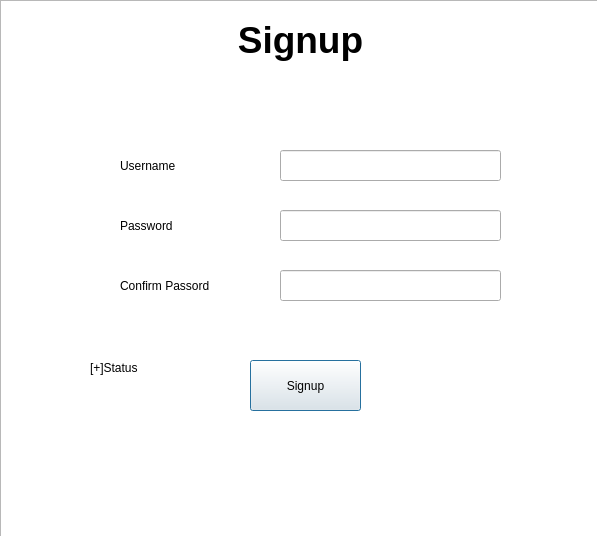
<?xml version="1.0" encoding="UTF-8"?>
<ui version="4.0">
 <class>signup</class>
 <widget class="QDialog" name="signup">
  <property name="geometry">
   <rect>
    <x>0</x>
    <y>0</y>
    <width>597</width>
    <height>536</height>
   </rect>
  </property>
  <property name="windowTitle">
   <string>Dialog</string>
  </property>
  <widget class="QTextEdit" name="textEdit">
   <property name="geometry">
    <rect>
     <x>0</x>
     <y>0</y>
     <width>601</width>
     <height>541</height>
    </rect>
   </property>
   <property name="html">
    <string>&lt;!DOCTYPE HTML PUBLIC &quot;-//W3C//DTD HTML 4.0//EN&quot; &quot;http://www.w3.org/TR/REC-html40/strict.dtd&quot;&gt;
&lt;html&gt;&lt;head&gt;&lt;meta name=&quot;qrichtext&quot; content=&quot;1&quot; /&gt;&lt;meta charset=&quot;utf-8&quot; /&gt;&lt;style type=&quot;text/css&quot;&gt;
p, li { white-space: pre-wrap; }
hr { height: 1px; border-width: 0; }
li.unchecked::marker { content: &quot;\2610&quot;; }
li.checked::marker { content: &quot;\2612&quot;; }
&lt;/style&gt;&lt;/head&gt;&lt;body style=&quot; font-family:'Segoe UI'; font-size:9pt; font-weight:400; font-style:normal;&quot;&gt;
&lt;p align=&quot;center&quot; style=&quot;-qt-paragraph-type:empty; margin-top:0px; margin-bottom:0px; margin-left:0px; margin-right:0px; -qt-block-indent:0; text-indent:0px;&quot;&gt;&lt;br /&gt;&lt;/p&gt;
&lt;p align=&quot;center&quot; style=&quot; margin-top:0px; margin-bottom:0px; margin-left:0px; margin-right:0px; -qt-block-indent:0; text-indent:0px;&quot;&gt;&lt;span style=&quot; font-size:28pt; font-weight:700;&quot;&gt;Signup&lt;/span&gt;&lt;/p&gt;&lt;/body&gt;&lt;/html&gt;</string>
   </property>
   <property name="acceptRichText">
    <bool>false</bool>
   </property>
   <property name="textInteractionFlags">
    <set>Qt::NoTextInteraction</set>
   </property>
  </widget>
  <widget class="QLabel" name="label_3">
   <property name="geometry">
    <rect>
     <x>120</x>
     <y>150</y>
     <width>71</width>
     <height>31</height>
    </rect>
   </property>
   <property name="text">
    <string>Username</string>
   </property>
  </widget>
  <widget class="QPushButton" name="signupbutton">
   <property name="geometry">
    <rect>
     <x>250</x>
     <y>360</y>
     <width>111</width>
     <height>51</height>
    </rect>
   </property>
   <property name="text">
    <string>Signup</string>
   </property>
  </widget>
  <widget class="QLineEdit" name="password">
   <property name="geometry">
    <rect>
     <x>280</x>
     <y>210</y>
     <width>221</width>
     <height>31</height>
    </rect>
   </property>
  </widget>
  <widget class="QLabel" name="label_6">
   <property name="geometry">
    <rect>
     <x>120</x>
     <y>270</y>
     <width>91</width>
     <height>31</height>
    </rect>
   </property>
   <property name="text">
    <string>Confirm Passord</string>
   </property>
  </widget>
  <widget class="QLabel" name="label">
   <property name="geometry">
    <rect>
     <x>90</x>
     <y>360</y>
     <width>49</width>
     <height>16</height>
    </rect>
   </property>
   <property name="text">
    <string>[+]Status</string>
   </property>
  </widget>
  <widget class="QLineEdit" name="username">
   <property name="geometry">
    <rect>
     <x>280</x>
     <y>150</y>
     <width>221</width>
     <height>31</height>
    </rect>
   </property>
  </widget>
  <widget class="QLineEdit" name="confirmpassword">
   <property name="geometry">
    <rect>
     <x>280</x>
     <y>270</y>
     <width>221</width>
     <height>31</height>
    </rect>
   </property>
  </widget>
  <widget class="QLabel" name="label_5">
   <property name="geometry">
    <rect>
     <x>120</x>
     <y>210</y>
     <width>71</width>
     <height>31</height>
    </rect>
   </property>
   <property name="text">
    <string>Password</string>
   </property>
  </widget>
 </widget>
 <resources/>
 <connections/>
</ui>
